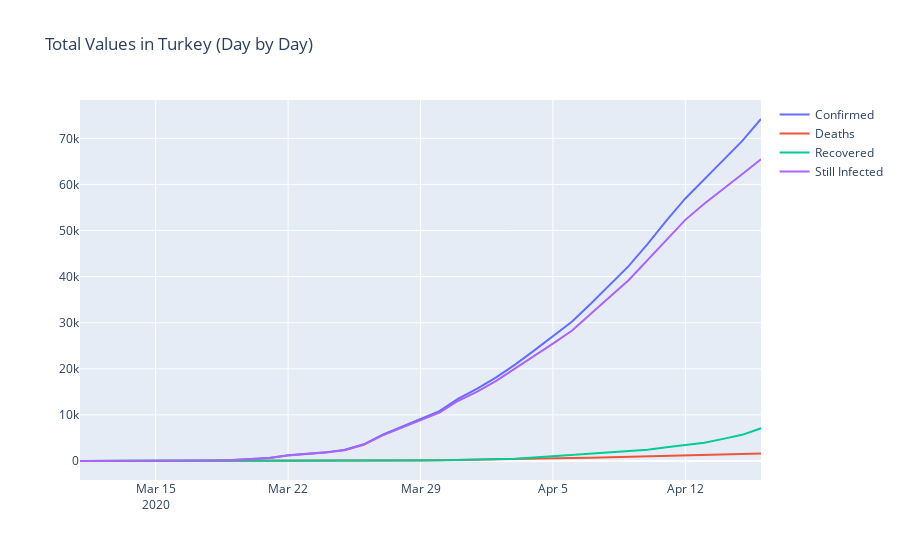

This figure's notebook cell:
### Code cell
fig = go.Figure()

fig.add_trace(go.Scatter(x=df_turkey["ObservationDate"], y=df_turkey["Cumulated Confirmed"],
                    mode='lines',
                    name='Confirmed'))

fig.add_trace(go.Scatter(x=df_turkey["ObservationDate"], y=df_turkey["Cumulated Deaths"],
                    mode='lines',
                    name='Deaths'))

fig.add_trace(go.Scatter(x=df_turkey["ObservationDate"], y=df_turkey["Cumulated Recovered"],
                    mode='lines',
                    name='Recovered'))

fig.add_trace(go.Scatter(x=df_turkey["ObservationDate"], y=df_turkey["Still Infected"],
                    mode='lines',
                    name='Still Infected'))
fig.update_layout(title='Total Values in Turkey (Day by Day)')

fig.show()
